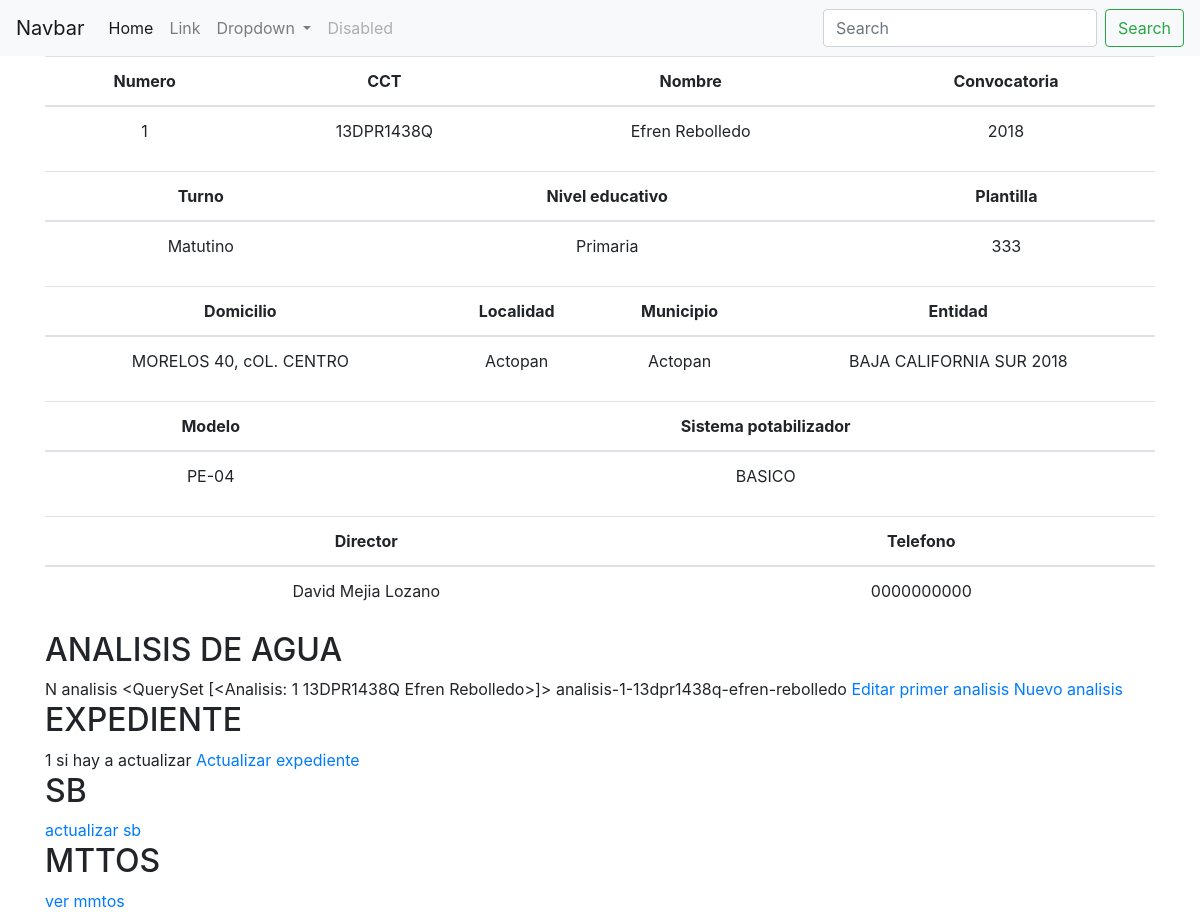
Screenshot of /escuela/13dpr1438q-efren-rebolledo/ with the database file from the repository.
### escuelas/models.py (models this page shows, shortened)
class Escuela(models.Model):
	entidad_convocatoria = models.ForeignKey(EntidadConvocatoria, on_delete=models.CASCADE)
	numero = models.IntegerField()
	cct = models.CharField(max_length=10)
	nombre = models.TextField()
	nivel_educativo = models.CharField(max_length=20, choices=nivel_choices)
	turno = models.CharField(max_length=20, default="Matutino", choices=turno_choices)
	plantilla_escolar = models.IntegerField()
	municipio = models.CharField(max_length=50)
	domicilio = models.TextField()
	localidad = models.CharField(max_length=50)
	director = models.CharField(max_length=50, blank=True, null=True)
	telefono = models.CharField(max_length=10, blank=True, null=True)
	esta_sustituida = models.BooleanField(default=False)
	es_sustitucion = models.BooleanField(default=False)
	slug = models.SlugField(max_length=50, blank=True, unique=True)
	def __str__(self):
		return '{} {}'.format(self.cct, self.nombre)
	entidad_convocatoria = models.ForeignKey(EntidadConvocatoria, on_delete=models.CASCADE)
	numero = models.IntegerField()
	cct = models.CharField(max_length=10)
	nombre = models.TextField()
	nivel_educativo = models.CharField(max_length=20, choices=nivel_choices)
	turno = models.CharField(max_length=20, default="Matutino", choices=turno_choices)
	plantilla_escolar = models.IntegerField()
	municipio = models.CharField(max_length=50)
	domicilio = models.TextField()
	localidad = models.CharField(max_length=50)
	director = models.CharField(max_length=50, blank=True, null=True)
	telefono = models.CharField(max_length=10, blank=True, null=True)
	esta_sustituida = models.BooleanField(default=False)
	es_sustitucion = models.BooleanField(default=False)

class EntidadConvocatoria(models.Model):
	entidad = models.ForeignKey(Entidad, on_delete=models.CASCADE)
	convocatoria = models.ForeignKey(Convocatoria, on_delete=models.CASCADE)
	escuelas_contractuadas = models.IntegerField()
	escuelas_registradas = models.IntegerField(default=0)
	escuelas_sustituidas = models.IntegerField(default=0)
	slug = models.SlugField(max_length=50, blank=True, unique=True)
	def __str__(self):
		return '{} {}'.format(self.entidad, self.convocatoria)

class Convocatoria(models.Model):
	año = models.IntegerField()
	def __str__(self):
		return '{}'.format(self.año)

class Entidad(models.Model):
	region = models.ForeignKey(Region, verbose_name="Región", on_delete=models.CASCADE)
	partida = models.IntegerField()
	nombre = models.CharField(max_length=20)
	abreviatura	= models.CharField(max_length=4)
	slug = models.SlugField(max_length=50, blank=True, unique=True)
	def __str__(self):
		return '{}'.format(self.nombre)

### bebederos/models.py (models this page shows, shortened)
class SistemaBebedero(models.Model):
	escuela = models.ForeignKey(Escuela, on_delete=models.CASCADE)
	mueble = models.ForeignKey(Mueble, on_delete=models.CASCADE)
	sistema_potabilizador = models.ForeignKey(SistemaPotabilizador, on_delete=models.CASCADE, blank=True, null=True)
	ns_mueble = models.CharField(max_length=20, null=True, blank=True)
	no_trazabilidad = models.TextField(null=True, blank=True)
	esta_en_campo = models.BooleanField(default=False)
	slug = models.SlugField(max_length=50, blank=True, null=True)

class Mueble(models.Model):
	modelo = models.CharField(max_length=20, null=True, blank=True)
	nivel_educativo = models.CharField(max_length=20, choices=nivel_choices)
	rango = models.CharField(max_length=10, choices=rango_choices)
	ficha_tecnica = models.FileField(upload_to='ficha_tecnica/%Y/%m/%d/', verbose_name="Ficha técnica", null=True, blank=True)
	proveedor = models.ForeignKey(Proveedor, on_delete=models.CASCADE)

class SistemaPotabilizador(models.Model):
	tipo = models.CharField(max_length=20)
	ficha_tecnica = models.FileField(upload_to='ficha_tecnica/%Y/%m/%d/', verbose_name="Ficha técnica", null=True, blank=True)
	proveedor = models.ForeignKey(Proveedor, on_delete=models.CASCADE)

### agua/models.py (models this page shows, shortened)
class Analisis(models.Model):
	escuela = models.ForeignKey(Escuela, on_delete=models.CASCADE)
	numero = models.IntegerField(blank=True)
	fecha_muestreo = models.DateField(default=timezone.now, verbose_name="Fecha de muestreo")
	no_registro = models.CharField(max_length=30, null=True, blank=True, verbose_name="Número de registro (Orden de Trabajo)")
	evidencia_visita = models.FileField(upload_to='evidencia_visita/%Y/%m/%d/', verbose_name="Evidencia de visita", null=True, blank=True)
	registro_campo = models.FileField(upload_to='registros_campo/%Y/%m/%d/', verbose_name="Registro de campo", null=True, blank=True)
	cadena_custodia = models.FileField(upload_to='cadenas_custioda/%Y/%m/%d/', verbose_name="Cadena de custodia", null=True, blank=True)
	resultado = models.FileField(upload_to='resultados/%Y/%m/%d/', verbose_name="Resultados de análisis de laboratorio", null=True, blank=True)
	fecha_resultado = models.DateField(null=True, blank=True, verbose_name="Fecha del resultado de análisis")
	comparacion_color_verdadero = models.CharField(max_length=1, choices=comparacion_choices, default="=", verbose_name=".")
	comparacion_turbiedad = models.CharField(max_length=1, choices=comparacion_choices, default="=", verbose_name=".")
	comparacion_ph = models.CharField(max_length=1, choices=comparacion_choices, default="=", verbose_name=".")
	comparacion_conductividad_electrica = models.CharField(max_length=1, choices=comparacion_choices, default="=", verbose_name=".")
	comparacion_coliformes_fecales = models.CharField(max_length=1, choices=comparacion_choices, default="=", verbose_name=".")
	comparacion_coliformes_totales  = models.CharField(max_length=1, choices=comparacion_choices, default="=", verbose_name=".")
	comparacion_arsenico = models.CharField(max_length=1, choices=comparacion_choices, default="=", verbose_name=".")
	comparacion_hierro = models.CharField(max_length=1, choices=comparacion_choices, default="=", verbose_name=".")
	comparacion_manganeso  = models.CharField(max_length=1, choices=comparacion_choices, default="=", verbose_name=".")
	comparacion_plomo = models.CharField(max_length=1, choices=comparacion_choices, default="=", verbose_name=".")
	comparacion_floururos = models.CharField(max_length=1, choices=comparacion_choices, default="=", verbose_name=".")
	comparacion_nitratos = models.CharField(max_length=1, choices=comparacion_choices, default="=", verbose_name=".")
	comparacion_sulfatos = models.CharField(max_length=1, choices=comparacion_choices, default="=", verbose_name=".")
	comparacion_dureza_total = models.CharField(max_length=1, choices=comparacion_choices, default="=",verbose_name=".")
	comparacion_solidos_disueltos = models.CharField(max_length=1, choices=comparacion_choices, default="=", verbose_name=".")
	color_verdadero = models.FloatField(null=True, blank=True, verbose_name="Color verdadero (U Pt-Co)")
	turbiedad = models.FloatField(null=True, blank=True, verbose_name="Turbiedad (UTN o equivalente)")
	ph = models.FloatField(null=True, blank=True, verbose_name="pH (unidades de pH)")
	conductividad_electrica = models.FloatField(null=True, blank=True, verbose_name="Conductividad eléctrica (µS/cm)")
	coliformes_fecales = models.FloatField(null=True, blank=True, verbose_name="Coliformes fecales (UFC o NMP)")
	coliformes_totales = models.FloatField(null=True, blank=True, verbose_name="Coliformes totales (UFC o NMP)")
	arsenico = models.FloatField(null=True, blank=True, verbose_name="Arsénico (mg/L)")
	hierro = models.FloatField(null=True, blank=True, verbose_name="Hierro (mg/L)")
	manganeso = models.FloatField(null=True, blank=True, verbose_name="Manganeso (mg/L)")
	plomo = models.FloatField(null=True, blank=True, verbose_name="Plomo (mg/L)")
	floururos = models.FloatField(null=True, blank=True, verbose_name="Fluoruros (mg/L)")
	nitratos = models.FloatField(null=True, blank=True, verbose_name="Nitratos (mg/L)")
	sulfatos = models.FloatField(null=True, blank=True, verbose_name="Sulfatos (mg/L)")
	dureza_total = models.FloatField(null=True, blank=True, verbose_name="Dureza total (CaCO3) (mg/L)")
	solidos_disueltos  = models.FloatField(null=True, blank=True, verbose_name="Sólidos disueltos totales (mg/L)")
	dictamen = models.ForeignKey(Dictamen, null=True, blank=True, on_delete=models.CASCADE)
	validacion = models.BooleanField(default=False)
	aboratorio = models.CharField(max_length=30, null=True, blank=True)
	slug = models.SlugField(max_length=50, blank=True, unique=True)
	def __str__(self):
		return '{} {}'.format(self.numero, self.escuela)

### escuelas/views.py (the view)
# urls.py: path('escuela/<slug:slug>/', EscuelaDetailView.as_view(), name='escuela-detail'),
class EscuelaDetailView(DetailView):
	model = Escuela
	def get_context_data(self, **kwargs):
		context = super(EscuelaDetailView, self).get_context_data(**kwargs)
		escuela = Escuela.objects.get(slug=self.kwargs['slug'])
		context['sistemabebedero'] = SistemaBebedero.objects.get(escuela=escuela)
		context['numero_analisis'] = Analisis.objects.filter(escuela=escuela).count()
		context['analisis'] = Analisis.objects.filter(escuela=escuela)
		context['expediente'] = Expediente.objects.filter(escuela=escuela).count()
		context['expedientes'] = Expediente.objects.filter(escuela=escuela)
		return context

### escuelas/templates/escuelas/escuela_detail.html
{% extends 'base.html'%}
{% load bootstrap %}
{%block content%}
	<div class="table-responsive text-center">
		<table class="table">
			<thead>
				<th>Numero</th>
				<th>CCT</th>
				<th>Nombre</th>
				<th>Convocatoria</th>
			</thead>
			<tbody>
				<tr>
					<td>{{object.numero}}</td>
					<td>{{object.cct}}</td>
					<td>{{object.nombre}}</td>
					<td>{{object.entidad_convocatoria.convocatoria}}</td>
				</tr>
			</tbody>
		</table>
		<table class="table">
			<thead>
				<th>Turno</th>
				<th>Nivel educativo</th>
				<th>Plantilla</th>
			</thead>
			<tbody>
				<tr>
					<td>{{object.turno}}</td>
					<td>{{object.nivel_educativo}}</td>
					<td>{{object.plantilla_escolar}}</td>
				</tr>
			</tbody>
		</table>
		<table class="table">
			<thead>
				<th>Domicilio</th>
				<th>Localidad</th>
				<th>Municipio</th>
				<th>Entidad</th>
			</thead>
			<tbody>
				<tr>
					<td>{{object.domicilio}}</td>
					<td>{{object.localidad}}</td>
					<td>{{object.municipio}}</td>
					<td>{{object.entidad_convocatoria}}</td>
				</tr>
			</tbody>
		</table>
		<table class="table">
			<thead>
				<th>Modelo</th>
				<th>Sistema potabilizador</th>
			</thead>
			<tbody>
				<tr>
					<td>{{sistemabebedero.mueble.modelo}}</td>
					<td>{{sistemabebedero.sistema_potabilizador.tipo}}</td>
				</tr>
			</tbody>
		</table>
		<table class="table">
			<thead>
				<th>Director</th>
				<th>Telefono</th>
			</thead>
			<tbody>
				<tr>
					<td>{{object.director}}</td>
					<td>{{object.telefono}}</td>
				</tr>
			</tbody>
		</table>
	</div>
<h2>ANALISIS DE AGUA</H2>
N analisis {{analisis}}
{%if numero_analisis == 1%}
{{analisis.0.slug}}
<a href="{%url 'agua:analisis-update' analisis.0.slug%}">Editar primer analisis</a>
{%endif%}
<a href="{%url 'agua:analisis-create' object.slug%}">Nuevo analisis</a>
<h2>EXPEDIENTE</h2>
{{expediente}}
{%if expediente == 0%}
no hay, crea 1
<a href="{%url 'expedientes:expediente-create' object.slug%}">Nuevo expediente</a>
{%else%}
si hay a actualizar
<a href="{%url 'expedientes:expediente-update' expedientes.0.slug%}"> Actualizar expediente</a>
{%endif%}
<h2>SB</h2>
<a href="{%url 'bebederos:sistemabebedero-update' sistemabebedero.slug%}">actualizar sb</a>
<h2>MTTOS</h2>
<a href="{%url 'mantenimientos:mantenimiento-list' object.slug%}">ver mmtos</a>
{%endblock content%}

### rows the page displays
Escuela: numero "1", cct "13DPR1438Q", nombre "Efren Rebolledo", entidad_convocatoria.convocatoria "2018", turno "Matutino", nivel_educativo "Primaria", plantilla_escolar "333", domicilio "MORELOS 40, cOL. CENTRO", localidad "Actopan", municipio "Actopan", entidad_convocatoria "BAJA CALIFORNIA SUR 2018", director "David Mejia Lozano", telefono "0000000000"
SistemaBebedero: mueble.modelo "PE-04", sistema_potabilizador.tipo "BASICO"
Analisis: numero+escuela "<QuerySet [<Analisis: 1 13DPR1438Q Efren Rebolledo>]>", slug "analisis-1-13dpr1438q-efren-rebolledo"

### other values shown
{{ expediente }} "1"
